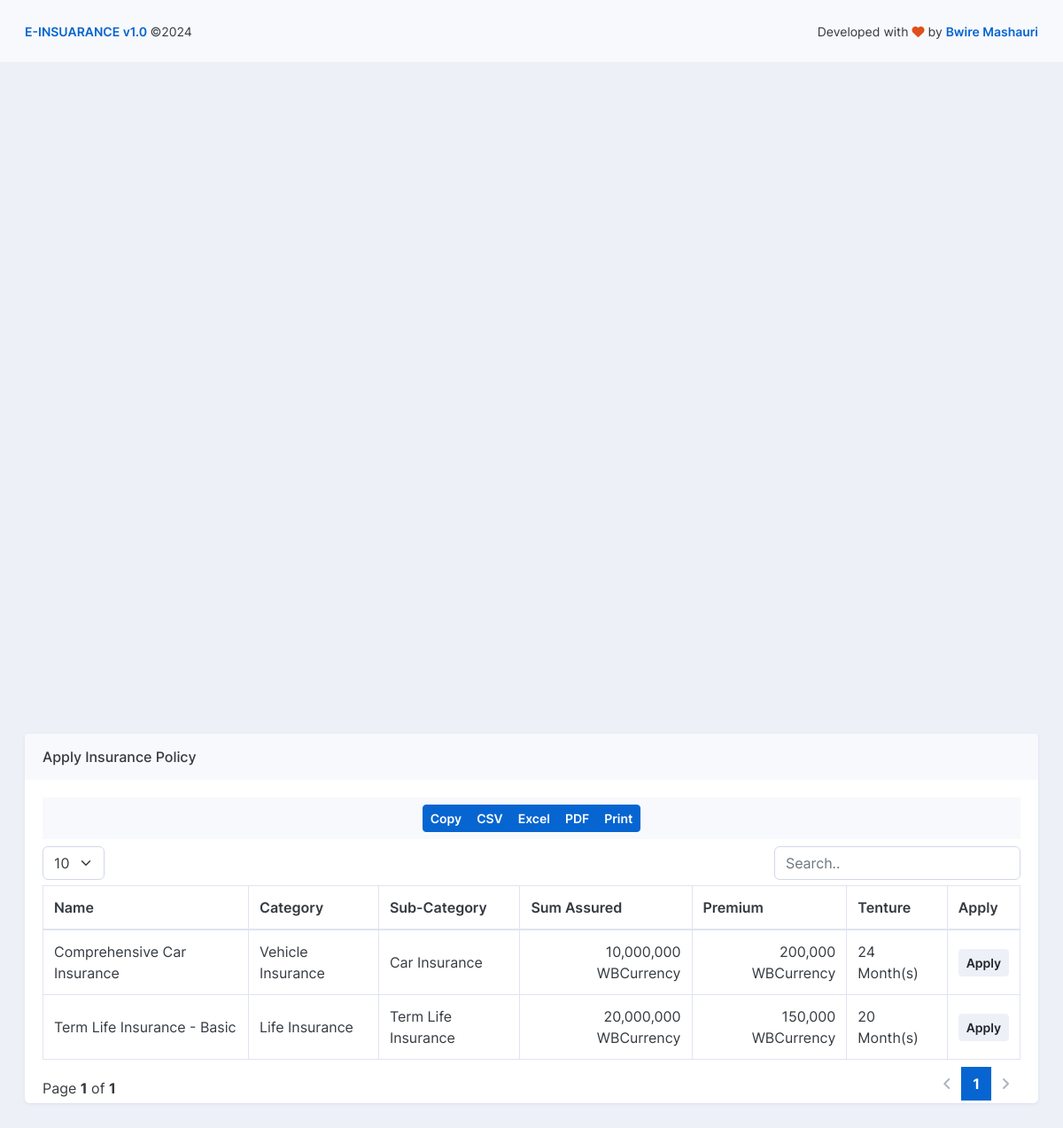
Screenshot of /Script/user/pages/apply.php with the database file from the repository.
### tables this page shows
CREATE TABLE `tbl_insuarance_policy` (
  `id` int(10) NOT NULL AUTO_INCREMENT,
  `name` varchar(100) NOT NULL,
  `category` int(10) NOT NULL,
  `sub_category` int(10) NOT NULL,
  `sum_assured` double NOT NULL,
  `premium` double NOT NULL,
  `tenture` int(10) NOT NULL,
  `status` int(1) NOT NULL DEFAULT 1,
  PRIMARY KEY (`id`),
  KEY `category` (`category`),
  KEY `sub_category` (`sub_category`),
  CONSTRAINT `tbl_insuarance_policy_ibfk_1` FOREIGN KEY (`category`) REFERENCES `tbl_insuarance_category` (`id`) ON DELETE CASCADE ON UPDATE CASCADE,
  CONSTRAINT `tbl_insuarance_policy_ibfk_2` FOREIGN KEY (`sub_category`) REFERENCES `tbl_insuarance_sub_category` (`id`) ON DELETE CASCADE ON UPDATE CASCADE
);

CREATE TABLE `tbl_insuarance_category` (
  `id` int(10) NOT NULL AUTO_INCREMENT,
  `name` varchar(100) NOT NULL,
  `status` int(1) NOT NULL DEFAULT 1,
  PRIMARY KEY (`id`)
);

CREATE TABLE `tbl_insuarance_sub_category` (
  `id` int(10) NOT NULL AUTO_INCREMENT,
  `category` int(10) NOT NULL,
  `name` varchar(100) NOT NULL,
  `status` int(1) NOT NULL DEFAULT 1,
  PRIMARY KEY (`id`),
  KEY `category` (`category`),
  CONSTRAINT `tbl_insuarance_sub_category_ibfk_1` FOREIGN KEY (`category`) REFERENCES `tbl_insuarance_category` (`id`) ON DELETE CASCADE ON UPDATE CASCADE
);

### Script/user/pages/apply.php (the view, shortened to what this page needs)
<!doctype html>
<html lang="en">
<head>
<link rel="stylesheet" id="css-main" href="assets/css/dashmix.min-5.4.css">
<link rel="stylesheet" href="assets/js/plugins/datatables-bs5/css/dataTables.bootstrap5.min.css">
<link rel="stylesheet" href="assets/js/plugins/datatables-buttons-bs5/css/buttons.bootstrap5.min.css">
<link rel="stylesheet" href="assets/js/plugins/datatables-responsive-bs5/css/responsive.bootstrap5.min.css">
<link type="text/css" rel="stylesheet" href="assets/loader/waitMe.css">
<?php if (Theme !== "") { print '<link rel="stylesheet" id="css-theme" href="assets/css/themes/'.Theme.'">'; } ?>
</head>
<body>
<div id="page-container" class="<?php echo Header; ?> <?php echo PageHeader; ?> <?php echo Header; ?> <?php echo MainContent; ?>">
</div>
<div class="content">
<div class="block block-rounded">
<div class="block block-rounded">
<div class="block-header block-header-default">
<h3 class="block-title">Apply Insurance Policy</h3>
</div>
<div class="block-content">
<table class="table table-bordered table-vcenter js-dataTable-buttons">
<thead>
<tr>
<th>Name</th>
<th>Category</th>
<th>Sub-Category</th>
<th>Sum Assured</th>
<th>Premium</th>
<th>Tenture</th>
<th style="width: 5%;">Apply</th>
</tr>
</thead>
<tbody>
<?php
try {
$conn = new PDO('mysql:host='.DBHost.';dbname='.DBName.';charset='.DBCharset.';collation='.DBCollation.';prefix='.DBPrefix.'', DBUser, DBPass);
$conn->setAttribute(PDO::ATTR_ERRMODE, PDO::ERRMODE_EXCEPTION);
$stmt = $conn->prepare("SELECT * FROM tbl_insuarance_policy LEFT JOIN tbl_insuarance_category ON tbl_insuarance_policy.category = tbl_insuarance_category.id LEFT JOIN tbl_insuarance_sub_category ON tbl_insuarance_policy.sub_category = tbl_insuarance_sub_category.id WHERE tbl_insuarance_policy.status = '1' AND tbl_insuarance_category.status = '1' AND tbl_insuarance_sub_category.status = '1' ORDER BY tbl_insuarance_policy.name");
$stmt->execute();
$result = $stmt->fetchAll();
foreach($result as $row)
{
?>
<tr>
<td class="">
<?php echo $row[1]; ?>
</td>
<td class="">
<?php echo $row[9]; ?>
</td>
<td class="">
<?php echo $row[13]; ?>
</td>
<td class="" align="right">
<?php echo number_format($row[4]); ?> <?php echo WBCurrency; ?>
</td>
<td class="" align="right">
<?php echo number_format($row[5]); ?> <?php echo WBCurrency; ?>
</td>
<td class="">
<?php echo $row[6]; ?> Month(s)
</td>
<td class="text-center">
<div class="btn-group">
<a class="btn btn-sm btn-alt-secondary js-bs-tooltip-enabled" onclick="return confirm('Are you sure you want to apply?');" href="user/core/apply-policy?id=<?php echo $row[0]; ?>">
Apply
</a>
</div>
</td>
</tr>
<?php
}
}catch(PDOException $e)
{
echo "Connection failed: " . $e->getMessage();
}
?>
</tbody>
</table>
</div>
</div>
</div>
</div>
</body>
</html>

### rows the page displays
tbl_insuarance_policy: name "Comprehensive Car Insurance", category.name "Vehicle Insurance", sub_category.name "Car Insurance", sum_assured "10,000,000", premium "200,000", tenture "24"
tbl_insuarance_policy: name "Term Life Insurance - Basic", category.name "Life Insurance", sub_category.name "Term Life Insurance", sum_assured "20,000,000", premium "150,000", tenture "20"
